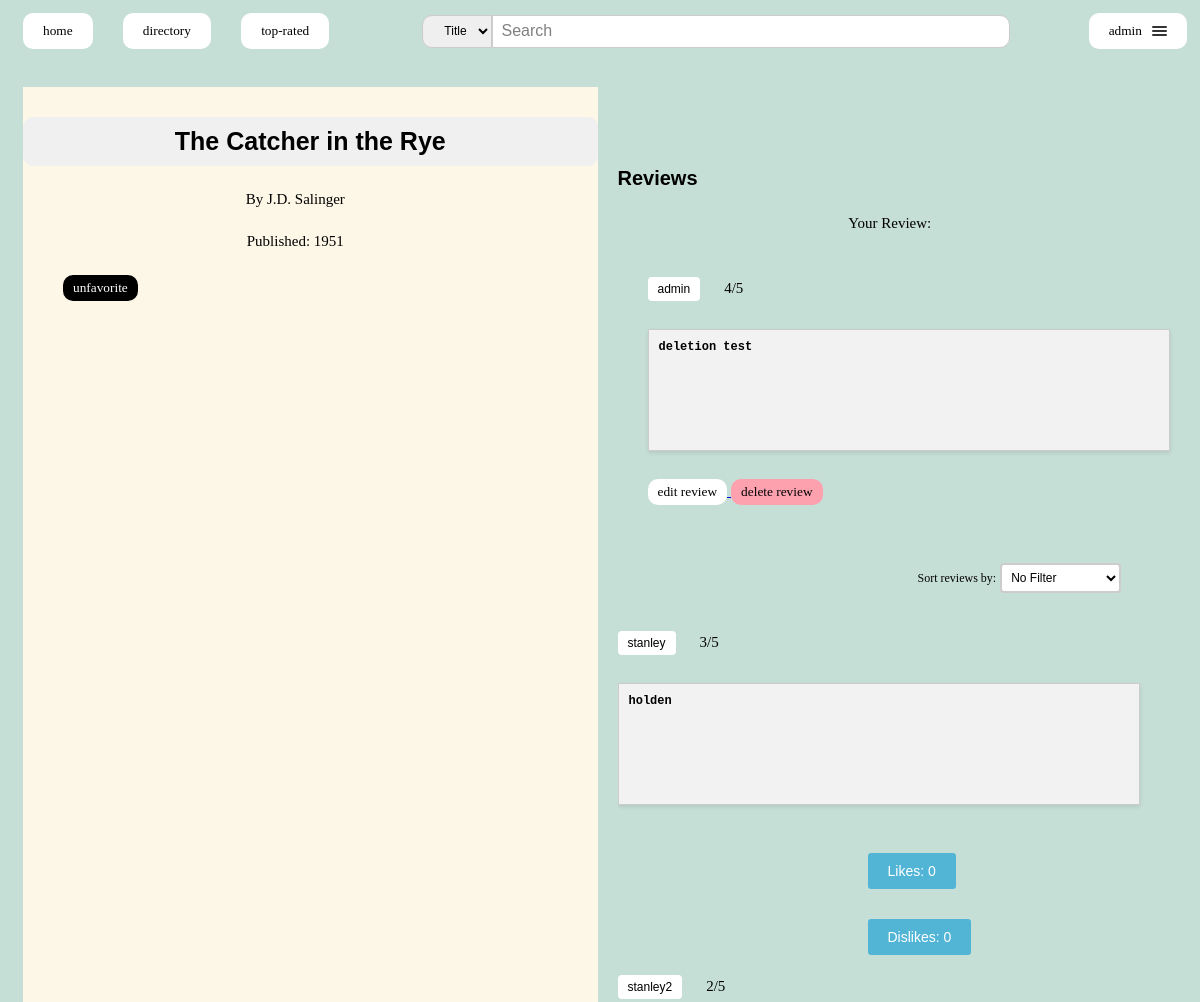
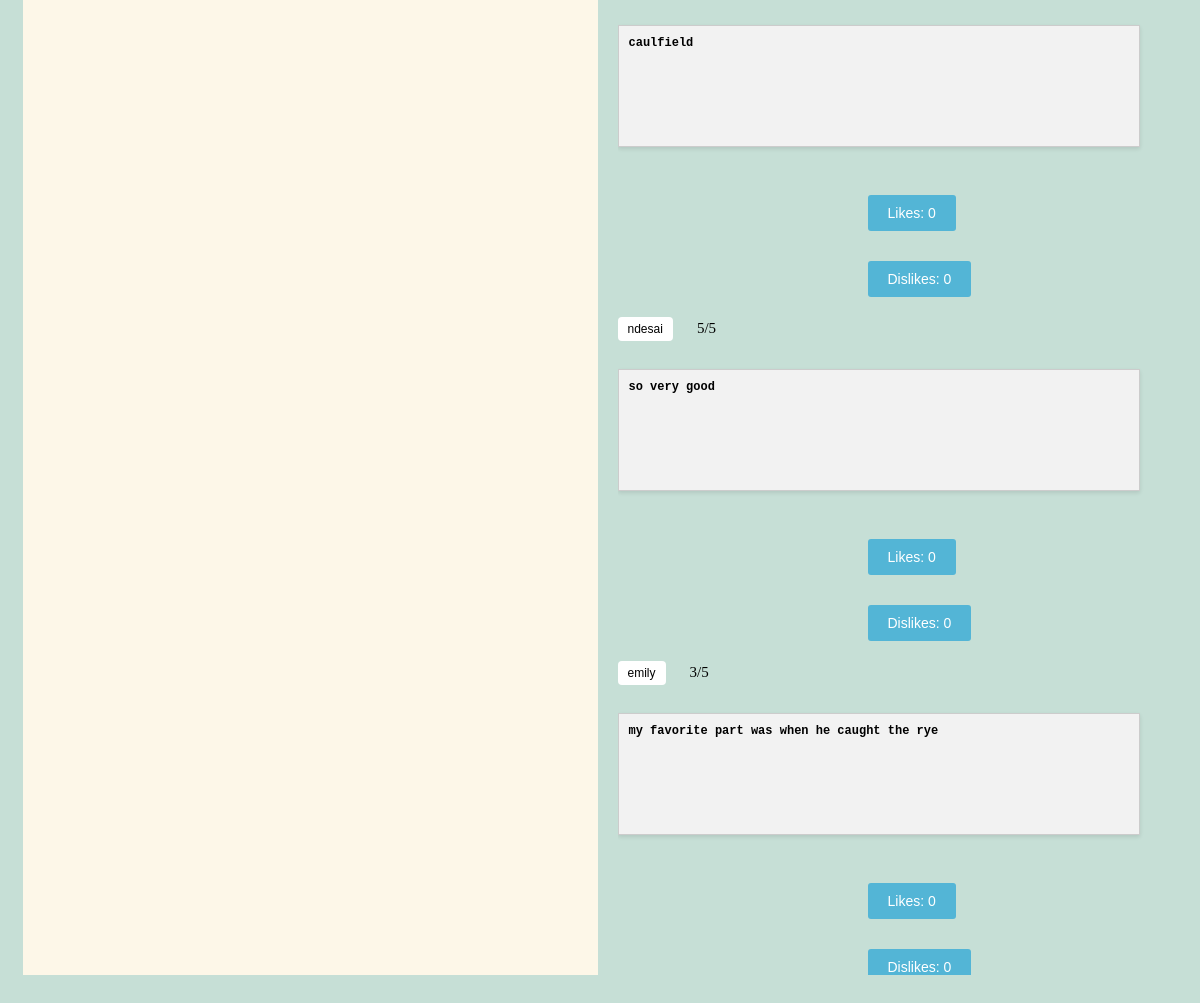
Screenshot of /books/1/ (signed in) with the database file from the repository (2 pictures, top to bottom).
### books/models.py (models this page shows, shortened)
class Book(models.Model):
    title = models.CharField(max_length=200, blank=False)
    author = models.CharField(max_length=200)
    pub_year = models.IntegerField(default=-1, blank=True)
    isbn = models.CharField(max_length=13, blank=True)
    olid = models.CharField(max_length=11, blank=True)

### reviews/models.py (models this page shows)
class Review(models.Model):
    user = models.ForeignKey(User, on_delete=models.CASCADE, blank=True)
    book = models.ForeignKey(Book, on_delete=models.CASCADE)
    rating = models.IntegerField(blank=False, default=0)
    text = models.CharField(blank=False,max_length=500)
    images = models.ImageField(upload_to='review_images/',blank=True)
    likes=models.ManyToManyField(User, related_name='liked_reviews', blank=True)
    dislikes=models.ManyToManyField(User, related_name='disliked_reviews', blank=True)

### books/views.py (the view)
# urls.py: path("<int:book_id>/", views.displayBookInfo, name="view_book"),
def displayBookInfo(request, book_id):
    book = Book.objects.get(pk=book_id)
    reviews = Review.objects.filter(book__id=book_id)
    user_review = None
    profile = None
    if request.user.is_authenticated:
        user_review = reviews.filter(user=request.user)
        reviews = reviews.exclude(user=request.user)
        try:
            profile = UserProfile.objects.filter(user=request.user)[0]
        except:
            profile = UserProfile.objects.create(user=request.user)
    sort_options = request.GET.get('sort')
    if sort_options == 'favorable':
        reviews = reviews.order_by('-rating')  # Sort by most favorable
    elif sort_options == 'unfavorable':
        reviews = reviews.order_by('rating')  # Sort by least favorable
    context = {
        "book": book,
        "reviews": reviews,
        "user_review": None if not user_review else user_review[0],
        "profile": profile
    }
    return render(request, "books/book.html", context);

### templates/books/book.html (shortened to what this page needs)
{% extends "base.html" %}
{% block content %}
<div class="container">
    <div class="left-section">
        <div class = "container-fluid">
            <div class = "book-info container-fluid">
                <h4 class = "review-book">{{ book.title }}</h4>
                <h5 class="book-author">By {{ book.author }}</h5>
                <h5 class="book-published">Published: {{ book.pub_year }}</h5>
                {% if request.user.is_authenticated %}
                    {% if book in profile.favorite_books.all %}
                        <form id="favorite" action="{% url 'books:favorite_book' book.id %}" method="POST">
                            <button type="fav-submit"> Unfavorite </button>
                        </form>
                    {% else %}
                        <form id="favorite" action="{% url 'books:favorite_book' book.id %}" method="POST">
                            {% csrf_token %}
                            <button type="fav-submit"> Favorite </button>
                        </form>
                    {% endif %}
                {% endif %}
            </div>
        </div>
    </div>
    <div class="right-section">
        <h3 class = "reviews">Reviews</h3>
        {% if not user_review %}
            <a class="write-rev-button" href="{% url 'books:review_book' book.id %}">Leave a Review</a>
            {% if not reviews  %}
            <p class = "no-rev">No reviews for this book :</p>
            {% endif %}
        {% else %}
            <h5 class ="personal-review">Your Review:</h5>
            <div style="margin-left: 30px;">
                <a class="user-profile-button" href="{% url 'profiles:profile' user.id %}">{{ user.username }}</a>
                <b class = "rating">{{ user_review.rating }}/5</b>
                <h6 class = "user-rev">{{ user_review.text }}</h6>
                <a href="{% url 'books:edit_review' book.id %}">
                    <button type="edit-rev" class="rev-button">Edit Review</button>
                </a>
                <a href="{% url 'books:delete_review' book.id %}">
                    <button type="delete-rev" class="rev-button delete-button">Delete Review</button>
                </a>
            </div>
            <br/>
        {% endif %}
        <form id="sort-form" method="GET" action="{% url 'books:view_book' book.id %}">
            <label for="sort">Sort reviews by:</label>
            <select id="sort" name="sort">
                <option value="" {% if sort_options == '' %}selected{% endif %}>No Filter</option>
            </select>
        </form>
        <br/>
        {% for review in reviews %}
            <a class="user-profile-button" href="{% url 'profiles:profile' review.user.id %}">{{ review.user.username }}</a>
            <b class = "rating">{{ review.rating }}/5</b>
            <h6 class = "user-rev">{{ review.text }}</h6>
            <form id="like_review" action="{% url 'books:like_dislike' book.id %}" method="POST">
                <button class="like-buttons" type="submit"> Likes: {{review.likes.count}}</button>
            </form>
            <form id="dislike_review" action="{% url 'books:like_dislike' book.id %}" method="POST">
                <button class="like-buttons" type="submit"> Dislikes: {{review.dislikes.count}}</button>
            </form>
        {% endfor %}
    <br/>
    </div>
</div>
{% endblock %}

### templates/nav.html (shortened to what this page needs)
<nav>
    <span class="menu-items">
        <a href="{% url 'books:home_page' %}">
            <button type="home" class="nav-button">Home</button>
        </a>
        <a href="{% url 'books:list_books' %}">
            <button type="books" class="nav-button">Directory</button>
        </a>
        <a href="{% url 'books:top_ten' %}">
            <button type="rating" class="nav-button">Top-Rated</button>
        </a>
    </span>
    <span class="search-bar">
        <form id="search-bar"  method="GET" action="{% url 'books:search_books' %}">
            <select name="field" id="field">
                <option value="title" {% if field == 'title'%} selected {% endif %}>Title</option>
              </select>
            <input type="text" name="query" id="search-input" placeholder="Search" {% if query %}value="{{query}}"{% endif %} />
        </form>
    </span>
    <span class="login-status">
        {% if user.is_authenticated %}
        <div class="dropdown">
            <button class="hamburger-menu-button" type="button" id="dropdownMenuButton" data-toggle="dropdown" aria-haspopup="true" aria-expanded="false">
                <span class="text">{{user.username}}</span>
                <span class="hamburger">
                    <div class="hamburger-icon"></div>
                    <div class="hamburger-icon"></div>
                    <div class="hamburger-icon"></div>
                </span>
            </button>
        </div>
        {% else %}
        <a href="{% url 'users:signup' %}">
            <button type="signup" class="nav-button">Sign Up</button></a>
        <a href="{% url 'users:login'%}">
            <button type="login" class="nav-button">Login</button>
        </a>
        {% endif %}
    </span>
</nav>

### static/css/list.css (style rules this page uses)
.container-fluid { font-size:15px; font-family: Poppins; }

### static/css/signup.css (style rules this page uses)
form label { font-family: Verdana, Geneva, Tahoma, sans-serif; font-weight:500; }
form input[type="text"], form input[type="email"], form input[type="password"] { margin-top: 10px; width: 250px; padding: 5px; border: 1px solid #ccc; border-radius: 5px; display:inline-block; }
form button[type="submit"] { margin-top:20px; padding: 10px 20px; background-color: rgb(83, 181, 214); color: white; border: none; border-radius: 3px; cursor: pointer; }

### static/css/nav.css (style rules this page uses)
nav { padding: 5px; padding-bottom: 20px; font-family: system-ui, -apple-system, BlinkMacSystemFont, 'Segoe UI', Roboto, Oxygen, Ubuntu, Cantarell, 'Open Sans', 'Helvetica Neue', sans-serif; font-size: 20px; text-transform: lowercase; display: flex; justify-content: space-between; align-items: center; }
.login-status { float: right; }
.menu-items a { margin-left: 10px; margin-right: 10px; display: inline-block; }
.nav-button { display: inline-block; font-family: Verdana; text-transform: lowercase; color: black; background-color: white; margin-right: 5px; padding: 10px 20px; border: none; border-radius: 10px; text-align: center; text-decoration: none; cursor: pointer; }
.hamburger-menu-button { display: flex; align-items: center; background-color: white; text-transform: lowercase; border: none; font-family: Verdana; border-radius: 10px; cursor: pointer; padding: 10px 20px; border: none; border-radius: 10px; text-align: center; text-decoration: none; cursor: pointer; }
.text { padding-right: 10px; }
.hamburger-icon { width: 15px; height: 2px; background-color: #333; margin: 2px 0; border-radius: 1px; }
.search-bar { display: inline-block; }
.search-bar form { display: flex; align-items: center; }
.search-bar input[type="text"] { margin-top: 0px; padding: 8px; border: 1px solid #ccc; border-radius: 0px 10px 10px 0px; min-width: 500px; height: 15px; font-size: 16px; }
.search-bar input[type="text"]::placeholder { color: grey; font: Verdana; }
.search-bar select { text-align: center; height: 33px; padding: 4px 2px 4px 10px; font-size: 12px; border-radius: 10px 0px 0px 10px; border: 1px solid #ccc; }

### static/css/stars.css (style rules this page uses)
:root { --star-color: #fff; --star-background: #fc0; }

### static/css/base.css (style rules this page uses)
body { background-color: #c6dfd6; }

### static/css/review_book.css (style rules this page uses)
.review-book { padding:10px; font-family: 'Trebuchet MS', 'Lucida Sans Unicode', 'Lucida Grande', 'Lucida Sans', Arial, sans-serif; text-align: center; font-size: 25px; background-color: #F0F0F0; border-radius: 10px; max-width: 600px; margin: 0 auto; margin-top: 30px; }

### static/css/user_profile.css (style rules this page uses)
form { align-items: center; justify-content: center; }

### rows the page displays
Book: title "The Catcher in the Rye", author "J.D. Salinger", pub_year "1951"
Review: rating "4", text "deletion test"
Review: user.username "stanley", rating "3", text "holden", likes.count "0", dislikes.count "0"
Review: user.username "stanley2", rating "2", text "caulfield", likes.count "0", dislikes.count "0"
Review: user.username "ndesai", rating "5", text "so very good", likes.count "0", dislikes.count "0"
Review: user.username "emily", rating "3", text "my favorite part was when he caught the rye", likes.count "0", dislikes.count "0"

### other values shown
{{ user.username }} "admin"
